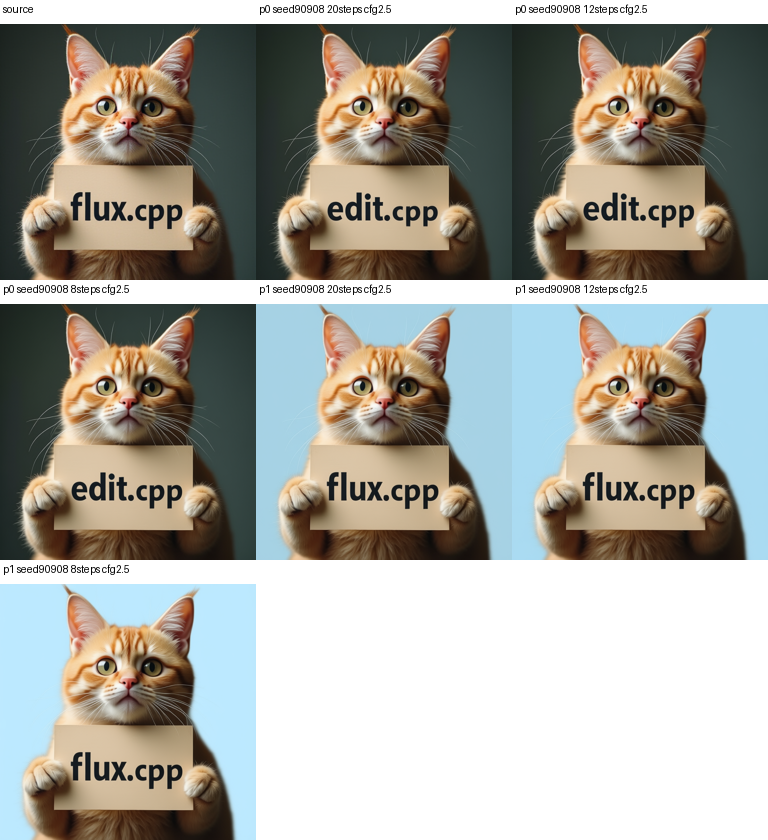
#> input picture performance/evals-2026-09-08/dense-contact-sheet.png, 768 x 840 px; its folder holds only this picture in this run
$ python image_edit_bench.py --source ../performance/evals-2026-09-08/dense-contact-sheet.png --output out.png
#> lines starting #> are read from the running program, lines starting #| are printed output that depends on the picture
#!/usr/bin/env python3
"""Repeat native img2img requests and save a source/output sheet for human review.

Pixel consistency and source retention are diagnostics, not instruction-following
scores. No automatic semantic quality claim is made by this harness.
"""
from __future__ import annotations

import argparse
import base64
import hashlib
import io
import json
import statistics
import time
import urllib.error
import urllib.request
from pathlib import Path

import numpy as np
from PIL import Image, ImageDraw

from image_parity_bench import decode_image_response, entropy, global_ssim


def main() -> int:
    parser = argparse.ArgumentParser(description=__doc__)
    parser.add_argument("--base", default="http://127.0.0.1:8793")
    parser.add_argument("--source", type=Path, required=True)
    parser.add_argument("--output", type=Path, required=True)
    parser.add_argument("--repeats", type=int, default=3)
    args = parser.parse_args()
    if args.repeats < 2:
        parser.error("at least two repeats required")
    args.output.mkdir(parents=True, exist_ok=False)
    source = Image.open(args.source).convert("RGB").resize((512, 512))
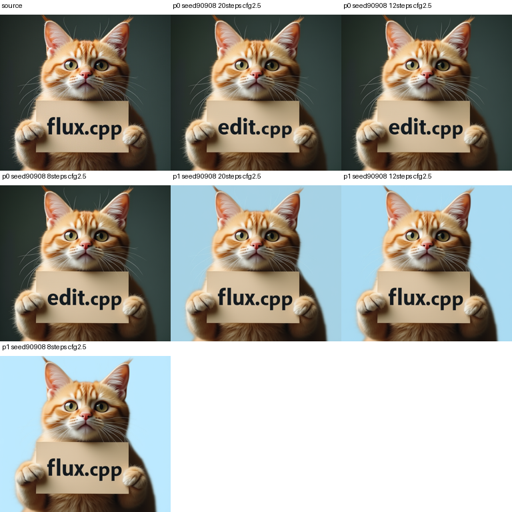
#> source: PIL image 512x512 RGB; mean R, G, B 163, 161.8, 153.9
    data = io.BytesIO()
    source.save(data, format="PNG")
    encoded = base64.b64encode(data.getvalue()).decode()
    rows = []
    thumbnails = [("Source", source)]
    failures = []
    for strength in (0.4, 0.6, 0.8):
        for style, prompt in (
            ("watercolor", "Watercolor painting of a translucent glass robot toy on a white background"),
            ("gold", "Product photo of a golden metal robot toy on a white seamless studio background"),
        ):
            timings, hashes = [], []
            for repeat in range(args.repeats):
                payload = {"prompt": prompt, "image_base64": encoded,
                           "size": "512x512", "strength": strength,
                           "steps": 9, "guidance_scale": 0, "seed": 90826}
                request = urllib.request.Request(args.base + "/v1/images/img2img",
                    data=json.dumps(payload).encode(),
                    headers={"Content-Type": "application/json",
                             "X-Omniserve-Tier": "background"})
                start = time.perf_counter()
#> (the run stopped early here; a loop or call above may not have finished)

$ run again, on performance/evals-2026-09-08/easycache-0.1-contact-sheet.png
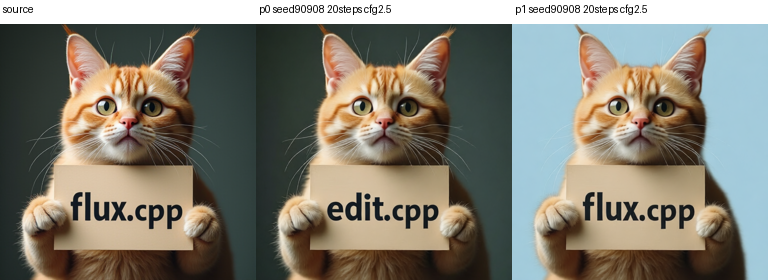
#> input picture performance/evals-2026-09-08/easycache-0.1-contact-sheet.png, 768 x 280 px
#> in main, `source = Image.open(args.source).convert("RGB").resize((512, 512))`:
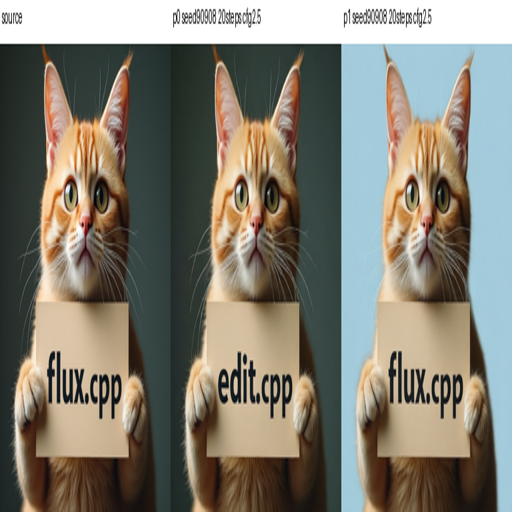
#> source: PIL image 512x512 RGB; mean R, G, B 129.2, 125.9, 114.2
